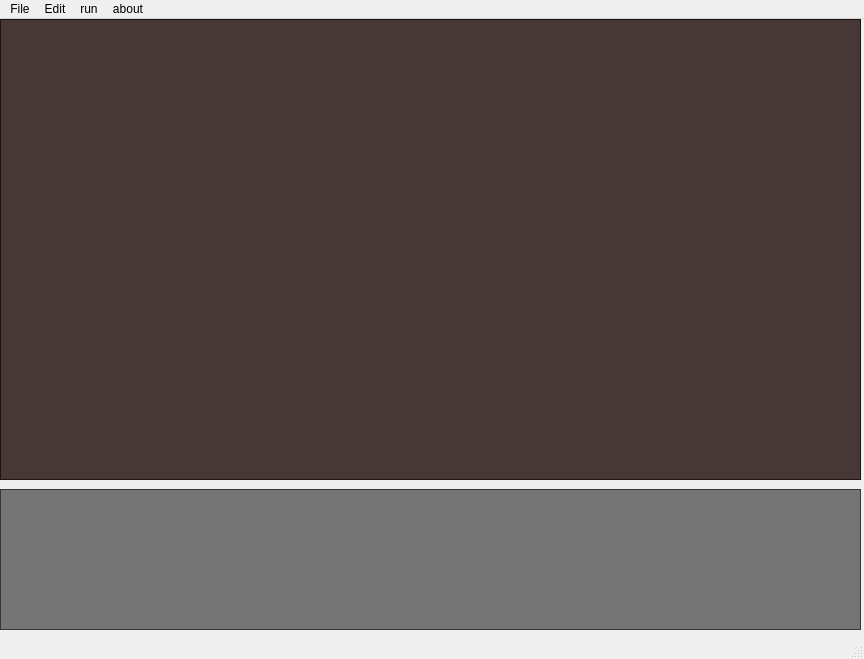
<?xml version="1.0" encoding="UTF-8"?>
<ui version="4.0">
 <class>MainWindow</class>
 <widget class="QMainWindow" name="MainWindow">
  <property name="windowModality">
   <enum>Qt::NonModal</enum>
  </property>
  <property name="geometry">
   <rect>
    <x>0</x>
    <y>0</y>
    <width>864</width>
    <height>659</height>
   </rect>
  </property>
  <property name="windowTitle">
   <string>MainWindow</string>
  </property>
  <property name="autoFillBackground">
   <bool>false</bool>
  </property>
  <widget class="QWidget" name="centralwidget">
   <widget class="QPlainTextEdit" name="plainTextEdit">
    <property name="geometry">
     <rect>
      <x>0</x>
      <y>0</y>
      <width>861</width>
      <height>461</height>
     </rect>
    </property>
    <property name="sizePolicy">
     <sizepolicy hsizetype="Expanding" vsizetype="Expanding">
      <horstretch>0</horstretch>
      <verstretch>0</verstretch>
     </sizepolicy>
    </property>
    <property name="cursor" stdset="0">
     <cursorShape>IBeamCursor</cursorShape>
    </property>
    <property name="autoFillBackground">
     <bool>false</bool>
    </property>
    <property name="styleSheet">
     <string notr="true">background-color: rgba(34, 15, 15, 209);
selection-background-color: rgba(70, 105, 147, 204);
color: rgba(225, 195, 36, 209);
font: 9pt &quot;Monospace&quot;;</string>
    </property>
    <property name="frameShadow">
     <enum>QFrame::Sunken</enum>
    </property>
    <property name="tabStopWidth">
     <number>40</number>
    </property>
    <property name="centerOnScroll">
     <bool>false</bool>
    </property>
   </widget>
   <widget class="QPlainTextEdit" name="plainTextEdit_2">
    <property name="geometry">
     <rect>
      <x>0</x>
      <y>470</y>
      <width>861</width>
      <height>141</height>
     </rect>
    </property>
    <property name="styleSheet">
     <string notr="true">background-color: rgba(0, 0, 0, 131);
selection-background-color: rgba(244, 206, 100, 230);
font: 12pt &quot;Monospace&quot;;</string>
    </property>
    <property name="tabStopWidth">
     <number>40</number>
    </property>
   </widget>
  </widget>
  <widget class="QMenuBar" name="menubar">
   <property name="geometry">
    <rect>
     <x>0</x>
     <y>0</y>
     <width>864</width>
     <height>27</height>
    </rect>
   </property>
   <widget class="QMenu" name="menuFile">
    <property name="title">
     <string>File</string>
    </property>
    <addaction name="actionOpen"/>
    <addaction name="actionNew"/>
    <addaction name="actionSave"/>
    <addaction name="actionSave_as"/>
   </widget>
   <widget class="QMenu" name="menuEdit">
    <property name="title">
     <string>Edit</string>
    </property>
    <addaction name="separator"/>
    <addaction name="actionCut"/>
    <addaction name="actionCopy"/>
    <addaction name="actionPaste"/>
    <addaction name="actionSelect_all"/>
   </widget>
   <widget class="QMenu" name="menuRun">
    <property name="title">
     <string>run</string>
    </property>
    <addaction name="actionJust_compile_but_don_t_run"/>
    <addaction name="actionCompile_and_run"/>
    <addaction name="actionJust_run"/>
   </widget>
   <widget class="QMenu" name="menuAbout">
    <property name="title">
     <string>about</string>
    </property>
    <addaction name="actionAuthor"/>
    <addaction name="actionVersion"/>
    <addaction name="actionLicense"/>
   </widget>
   <addaction name="menuFile"/>
   <addaction name="menuEdit"/>
   <addaction name="menuRun"/>
   <addaction name="menuAbout"/>
  </widget>
  <widget class="QStatusBar" name="statusbar"/>
  <action name="actionOpen">
   <property name="text">
    <string>open</string>
   </property>
  </action>
  <action name="actionNew">
   <property name="text">
    <string>new</string>
   </property>
  </action>
  <action name="actionSave">
   <property name="text">
    <string>save</string>
   </property>
  </action>
  <action name="actionSave_as">
   <property name="text">
    <string>save as</string>
   </property>
  </action>
  <action name="actionCut">
   <property name="text">
    <string>Cut</string>
   </property>
  </action>
  <action name="actionCopy">
   <property name="text">
    <string>Copy</string>
   </property>
  </action>
  <action name="actionPaste">
   <property name="text">
    <string>Paste</string>
   </property>
  </action>
  <action name="actionSelect_all">
   <property name="text">
    <string>select all</string>
   </property>
  </action>
  <action name="actionJust_compile_but_don_t_run">
   <property name="text">
    <string>just compile but don't run</string>
   </property>
  </action>
  <action name="actionCompile_and_run">
   <property name="text">
    <string>compile and run</string>
   </property>
  </action>
  <action name="actionJust_run">
   <property name="text">
    <string>just run</string>
   </property>
  </action>
  <action name="actionAuthor">
   <property name="text">
    <string>author</string>
   </property>
  </action>
  <action name="actionVersion">
   <property name="text">
    <string>version</string>
   </property>
  </action>
  <action name="actionLicense">
   <property name="text">
    <string>license</string>
   </property>
  </action>
 </widget>
 <resources/>
 <connections/>
</ui>
